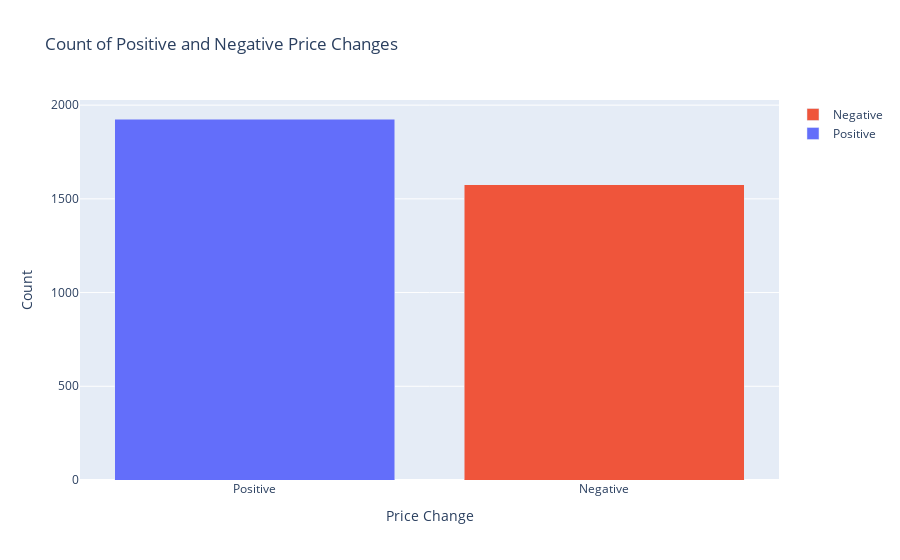

Write notebook code for a chart like this one.
### Markdown cell above
### Price Change Classification Exploration
Because our project mostly revolves around price change classification (predicting whether a stock will go up or down) I will now try to discover some trends having to do with classifying a stock as up or down, up down or neutral, and group by quarter.

### Code cell
price_change = stock_data['Price Change %']
positive = price_change[price_change > 0].count()
negative = price_change[price_change < 0].count()

fig = go.Figure(
    data=[
        go.Bar(name='Positive', x=['Positive'], y=[positive]),
        go.Bar(name='Negative', x=['Negative'], y=[negative]),
        ]
    )
fig.update_layout(
    barmode='stack',
    title='Count of Positive and Negative Price Changes',
    xaxis_title='Price Change',
    yaxis_title='Count'
    )
fig.show()

### Figure 1 — Plotly figure (JSON) as saved in the notebook; plotly's stock layout.template omitted (floating-point values rounded to 4 significant figures)
{"data": [{"name": "Positive", "type": "bar", "x": ["Positive"], "y": [1926]}, {"name": "Negative", "type": "bar", "x": ["Negative"], "y": [1575]}], "layout": {"barmode": "stack", "title": {"text": "Count of Positive and Negative Price Changes"}, "xaxis": {"title": {"text": "Price Change"}}, "yaxis": {"title": {"text": "Count"}}}}
